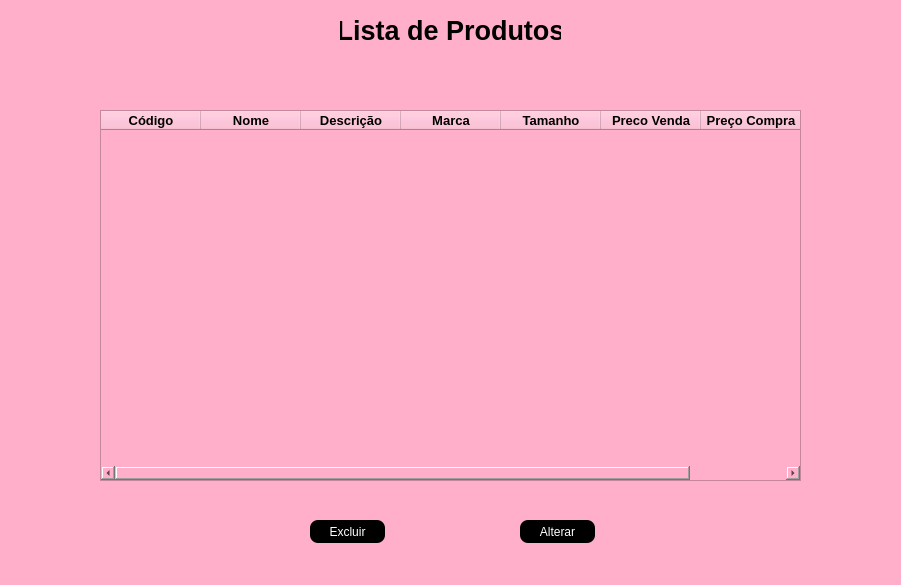
<?xml version="1.0" encoding="UTF-8"?>
<ui version="4.0">
 <class>MainWindow</class>
 <widget class="QMainWindow" name="MainWindow">
  <property name="geometry">
   <rect>
    <x>0</x>
    <y>0</y>
    <width>901</width>
    <height>585</height>
   </rect>
  </property>
  <property name="maximumSize">
   <size>
    <width>901</width>
    <height>585</height>
   </size>
  </property>
  <property name="windowTitle">
   <string>Lista Produtos</string>
  </property>
  <property name="windowIcon">
   <iconset>
    <normaloff>../imds/diamond.png</normaloff>../imds/diamond.png</iconset>
  </property>
  <property name="styleSheet">
   <string notr="true">background-color: rgb(255, 175, 202);</string>
  </property>
  <widget class="QWidget" name="centralwidget">
   <widget class="QLabel" name="label">
    <property name="geometry">
     <rect>
      <x>340</x>
      <y>0</y>
      <width>221</width>
      <height>61</height>
     </rect>
    </property>
    <property name="font">
     <font>
      <family>Nirmala UI</family>
      <pointsize>20</pointsize>
      <weight>75</weight>
      <bold>true</bold>
     </font>
    </property>
    <property name="text">
     <string>Lista de Produtos</string>
    </property>
    <property name="alignment">
     <set>Qt::AlignCenter</set>
    </property>
   </widget>
   <widget class="QTableWidget" name="tableWidget">
    <property name="geometry">
     <rect>
      <x>100</x>
      <y>110</y>
      <width>701</width>
      <height>371</height>
     </rect>
    </property>
    <column>
     <property name="text">
      <string>Código</string>
     </property>
     <property name="font">
      <font>
       <family>Nirmala UI</family>
       <pointsize>10</pointsize>
       <weight>75</weight>
       <bold>true</bold>
      </font>
     </property>
    </column>
    <column>
     <property name="text">
      <string>Nome</string>
     </property>
     <property name="font">
      <font>
       <family>Nirmala UI</family>
       <pointsize>10</pointsize>
       <weight>75</weight>
       <bold>true</bold>
      </font>
     </property>
    </column>
    <column>
     <property name="text">
      <string>Descrição</string>
     </property>
     <property name="font">
      <font>
       <family>Nirmala UI</family>
       <pointsize>10</pointsize>
       <weight>75</weight>
       <bold>true</bold>
      </font>
     </property>
    </column>
    <column>
     <property name="text">
      <string>Marca</string>
     </property>
     <property name="font">
      <font>
       <family>Nirmala UI</family>
       <pointsize>10</pointsize>
       <weight>75</weight>
       <bold>true</bold>
      </font>
     </property>
    </column>
    <column>
     <property name="text">
      <string>Tamanho</string>
     </property>
     <property name="font">
      <font>
       <family>Nirmala UI</family>
       <pointsize>10</pointsize>
       <weight>75</weight>
       <bold>true</bold>
      </font>
     </property>
    </column>
    <column>
     <property name="text">
      <string>Preco Venda</string>
     </property>
     <property name="font">
      <font>
       <family>Nirmala UI</family>
       <pointsize>10</pointsize>
       <weight>75</weight>
       <bold>true</bold>
      </font>
     </property>
    </column>
    <column>
     <property name="text">
      <string>Preço Compra</string>
     </property>
     <property name="font">
      <font>
       <family>Nirmala UI</family>
       <pointsize>10</pointsize>
       <weight>75</weight>
       <bold>true</bold>
      </font>
     </property>
    </column>
   </widget>
   <widget class="QPushButton" name="excluir">
    <property name="geometry">
     <rect>
      <x>310</x>
      <y>520</y>
      <width>75</width>
      <height>23</height>
     </rect>
    </property>
    <property name="styleSheet">
     <string notr="true">QPushButton {

	color: rgb(255, 255, 255);
	background-color: rgb(0, 0, 0);
	border-radius: 8px;

}

QPushButton::hover {

	color: rgb(255, 0, 0);
	border: 1px solid #ff0000;

}</string>
    </property>
    <property name="text">
     <string>Excluir</string>
    </property>
   </widget>
   <widget class="QPushButton" name="alterar">
    <property name="geometry">
     <rect>
      <x>520</x>
      <y>520</y>
      <width>75</width>
      <height>23</height>
     </rect>
    </property>
    <property name="styleSheet">
     <string notr="true">QPushButton {

	color: rgb(255, 255, 255);
	background-color: rgb(0, 0, 0);
	border-radius: 8px;

}

QPushButton::hover {

	color: rgb(0, 0, 255);
	border: 1px solid #0000ff;

}</string>
    </property>
    <property name="text">
     <string>Alterar</string>
    </property>
   </widget>
  </widget>
  <widget class="QMenuBar" name="menubar">
   <property name="geometry">
    <rect>
     <x>0</x>
     <y>0</y>
     <width>901</width>
     <height>21</height>
    </rect>
   </property>
  </widget>
  <widget class="QStatusBar" name="statusbar"/>
 </widget>
 <resources/>
 <connections/>
</ui>
